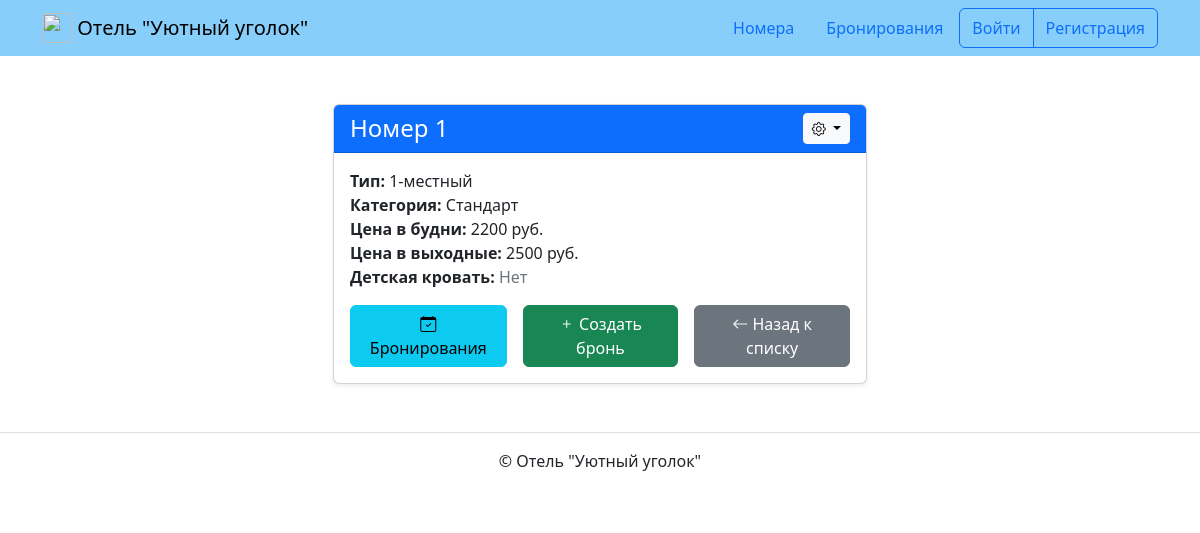
Screenshot of /rooms/1/ with the database file from the repository.
### bookings/models.py (models this page shows, shortened)
class Room(models.Model):
    TYPE_CHOICES = [
        (1, '1-местный'),
        (2, '2-местный'),
        (3, '3-местный'),
    ]
    CATEGORY_CHOICES = [
        ('стандарт', 'Стандарт'),
        ('комфорт', 'Комфорт'),
        ('люкс', 'Люкс'),
    ]
    type = models.IntegerField(choices=TYPE_CHOICES, verbose_name='Тип номера')
    category = models.CharField(
        max_length=10,
        choices=CATEGORY_CHOICES,
        verbose_name='Категория номера'
    )
    has_baby_cot = models.BooleanField(
        default=False,
        verbose_name='Детская кровать'
    )
    weekday_price = models.DecimalField(
        max_digits=10,
        decimal_places=2,
        verbose_name='Цена в будни'
    )
    weekend_price = models.DecimalField(
        max_digits=10,
        decimal_places=2,
        verbose_name='Цена в выходные'
    )
    class Meta:
        verbose_name = 'Номер'
        verbose_name_plural = 'Номера'

### bookings/views.py (the view)
# urls.py: path('rooms/<int:room_id>/', views.RoomDetailView.as_view(), name='room_detail'),
class RoomDetailView(DetailView):
    model = Room
    template_name = 'bookings/room_detail.html'
    context_object_name = 'room'
    pk_url_kwarg = 'room_id'

### templates/bookings/room_detail.html (shortened to what this page needs)
{% extends 'base.html' %}
{% load django_bootstrap5 %}
{% block content %}
  <div class="container">
    <div class="row justify-content-center">
      <div class="col-md-8 col-lg-6">
        <div class="card shadow-sm">
          <div class="card-header bg-primary text-white d-flex justify-content-between align-items-center">
            <h4 class="card-title mb-0">Номер {{ room.id }}</h4>
            <div class="dropdown">
              <button class="btn btn-light btn-sm dropdown-toggle" type="button" id="dropdownMenuButton" data-bs-toggle="dropdown" aria-expanded="false">
                <i class="bi bi-gear"></i>
              </button>
            </div>
          </div>
          <div class="card-body">
            <p class="card-text">
              <strong>Тип:</strong> {{ room.get_type_display }}<br>
              <strong>Категория:</strong> {{ room.get_category_display }}<br>
              <strong>Цена в будни:</strong> {{ room.weekday_price|floatformat:"0" }} руб.<br>
              <strong>Цена в выходные:</strong> {{ room.weekend_price|floatformat:"0" }} руб.<br>
              <strong>Детская кровать:</strong>
              <span class="{% if room.has_baby_cot %}text-success{% else %}text-secondary{% endif %}">
                {% if room.has_baby_cot %}Есть{% else %}Нет{% endif %}
              </span>
            </p>
            <div class="d-grid gap-2 d-md-flex justify-content-md-end">
              <a href="{% url 'bookings:booking_list' %}?room={{ room.id }}" class="btn btn-info me-2">
                <i class="bi bi-calendar-check"></i> Бронирования
              </a>
              <a href="{% url 'bookings:booking_create' %}?room={{ room.id }}" class="btn btn-success me-2">
                <i class="bi bi-plus"></i> Создать бронь
              </a>
              <a href="{% url 'bookings:room_list' %}" class="btn btn-secondary">
                <i class="bi bi-arrow-left"></i> Назад к списку
              </a>
            </div>
          </div>
        </div>
      </div>
    </div>
  </div>
{% endblock %}

### rows the page displays
Room: id "1", type "1-местный", category "Стандарт", weekday_price "2200", weekend_price "2500"
